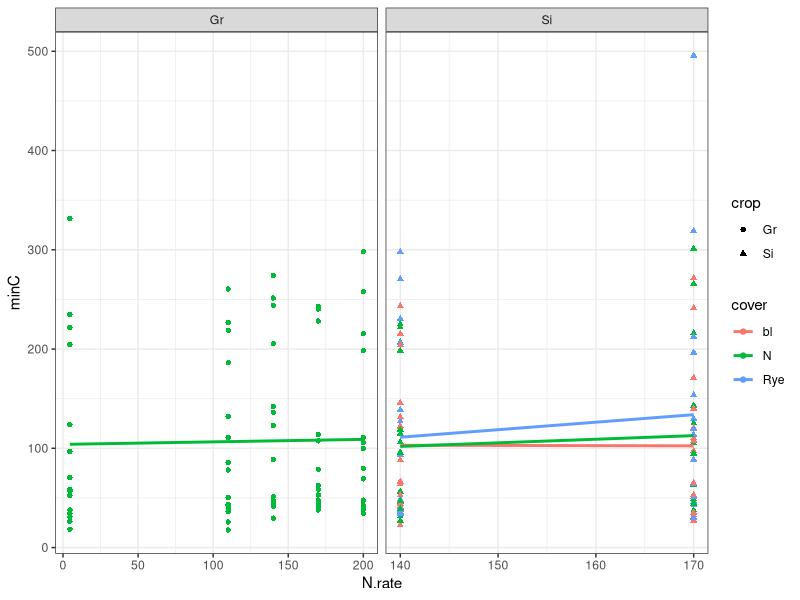

Reproduce this figure in R.
#open JV trts
#open POXC
#open PMC
#clean files
#merge files


library(tidyverse)

#treatment file
trt = read.csv("JV trts.csv", header = TRUE)
trt = trt[-which(is.na(trt$Plot)),]

trt$Date= as.Date("2022-05-06")
trt$K = as.numeric(trt$K)

trt =
  trt %>% mutate(across(where(is.character), as.factor),
                     across(where(is.integer), as.factor))


#PMC file

pmc = read.csv("SH data 8.28.23.csv", header = TRUE)


pmc$Date= as.Date("2022-05-06")

pmc =
  pmc %>% mutate(across(where(is.character), as.factor),
                 across(where(is.integer), as.factor))


#poxc file

poxc = read.csv("poxc 8.28.23.csv", header = TRUE)

poxc$Date= as.Date(poxc$Date, "%m/%d/%Y")

poxc =
  poxc %>% mutate(across(where(is.character), as.factor),
                 across(where(is.integer), as.factor))%>%
    group_by(Date, Plot, Depth)%>%
  summarize(poxc_mg_kg_mean = mean(poxc_mg_kg))


#merge

shdat = merge(poxc, trt)

shdat = merge(shdat, pmc)

write.csv(shdat, 
          "sh data 8.29.23.csv",
          row.names = FALSE)

#graph

ggplot(shdat,
       aes(x = N.rate, 
           y = minC,
           color = cover, #))+
           shape = crop))+
  geom_point()+
  facet_grid(.~crop, scales = "free")+
  geom_smooth(method= "lm", se= FALSE)+
  # geom_boxplot()+
  theme_bw()
  
